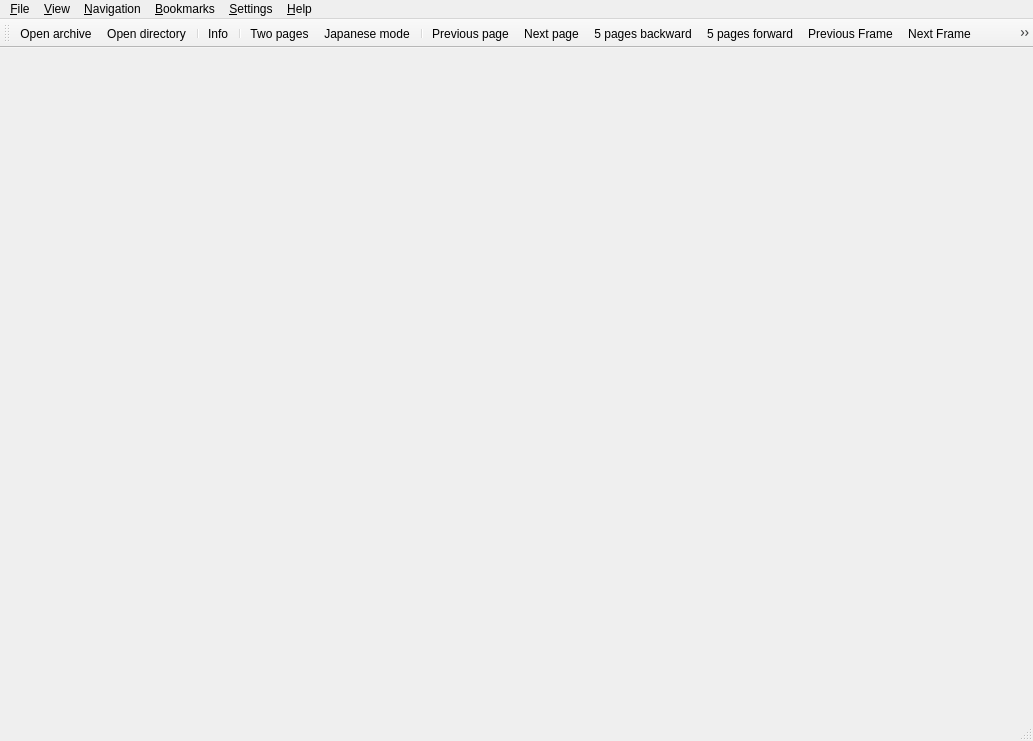
<?xml version="1.0" encoding="UTF-8"?>
<ui version="4.0">
 <class>ComicMainWindow</class>
 <widget class="QMainWindow" name="ComicMainWindow">
  <property name="geometry">
   <rect>
    <x>0</x>
    <y>0</y>
    <width>1033</width>
    <height>741</height>
   </rect>
  </property>
  <property name="minimumSize">
   <size>
    <width>320</width>
    <height>200</height>
   </size>
  </property>
  <property name="acceptDrops">
   <bool>true</bool>
  </property>
  <property name="windowTitle">
   <string>QComicBook</string>
  </property>
  <property name="windowIcon">
   <iconset resource="../data/qcomicbook.qrc">
    <normaloff>:/icons/qcomicbook.png</normaloff>:/icons/qcomicbook.png</iconset>
  </property>
  <widget class="QWidget" name="centralwidget"/>
  <widget class="QMenuBar" name="menubar">
   <property name="geometry">
    <rect>
     <x>0</x>
     <y>0</y>
     <width>1033</width>
     <height>27</height>
    </rect>
   </property>
   <widget class="QMenu" name="menuFile">
    <property name="title">
     <string>&amp;File</string>
    </property>
    <addaction name="actionOpenArchive"/>
    <addaction name="actionOpenDirectory"/>
    <addaction name="actionOpenNext"/>
    <addaction name="actionOpenPrevious"/>
    <addaction name="separator"/>
    <addaction name="actionShowInfo"/>
    <addaction name="separator"/>
    <addaction name="actionPrint"/>
    <addaction name="actionSavePageAs"/>
    <addaction name="separator"/>
    <addaction name="actionClose"/>
    <addaction name="separator"/>
    <addaction name="actionQuit"/>
   </widget>
   <widget class="QMenu" name="menuView">
    <property name="title">
     <string>&amp;View</string>
    </property>
    <widget class="QMenu" name="menuLens">
     <property name="title">
      <string>Lens</string>
     </property>
     <addaction name="actionLens"/>
     <addaction name="separator"/>
     <addaction name="action200"/>
     <addaction name="action300"/>
     <addaction name="action400"/>
     <addaction name="action800"/>
    </widget>
    <addaction name="actionOriginalSize"/>
    <addaction name="actionFitWidth"/>
    <addaction name="actionFitHeight"/>
    <addaction name="actionWholePage"/>
    <addaction name="actionBestFit"/>
    <addaction name="menuLens"/>
    <addaction name="separator"/>
    <addaction name="actionRotateRight"/>
    <addaction name="actionRotateLeft"/>
    <addaction name="actionNoRotation"/>
    <addaction name="actionTogglePreserveRotation"/>
    <addaction name="separator"/>
    <addaction name="actionTwoPages"/>
    <addaction name="actionMangaMode"/>
    <addaction name="actionUpscale"/>
    <addaction name="separator"/>
    <addaction name="actionSimpleView"/>
    <addaction name="actionContinuousView"/>
    <addaction name="actionFrameView"/>
    <addaction name="separator"/>
    <addaction name="actionFullscreen"/>
   </widget>
   <widget class="QMenu" name="menuNavigation">
    <property name="title">
     <string>&amp;Navigation</string>
    </property>
    <addaction name="actionNextPage"/>
    <addaction name="actionPreviousPage"/>
    <addaction name="separator"/>
    <addaction name="actionNextFrame"/>
    <addaction name="actionPreviousFrame"/>
    <addaction name="separator"/>
    <addaction name="actionForwardPage"/>
    <addaction name="actionBackwardPage"/>
    <addaction name="separator"/>
    <addaction name="actionJumpToPage"/>
    <addaction name="actionFirstPage"/>
    <addaction name="actionLastPage"/>
    <addaction name="separator"/>
    <addaction name="actionPageTop"/>
    <addaction name="actionPageBottom"/>
   </widget>
   <widget class="QMenu" name="menuBookmarks">
    <property name="title">
     <string>&amp;Bookmarks</string>
    </property>
    <addaction name="actionSetBookmark"/>
    <addaction name="actionRemoveBookmark"/>
    <addaction name="actionManageBookmarks"/>
    <addaction name="separator"/>
   </widget>
   <widget class="QMenu" name="menuSettings">
    <property name="title">
     <string>&amp;Settings</string>
    </property>
    <addaction name="actionToggleScrollbars"/>
    <addaction name="actionToggleStatusbar"/>
    <addaction name="separator"/>
    <addaction name="actionConfigure"/>
   </widget>
   <widget class="QMenu" name="menuHelp">
    <property name="title">
     <string>&amp;Help</string>
    </property>
    <addaction name="actionShowSystemInfo"/>
    <addaction name="separator"/>
    <addaction name="actionShowAbout"/>
    <addaction name="actionAboutDonating"/>
    <addaction name="actionAboutQt"/>
   </widget>
   <addaction name="menuFile"/>
   <addaction name="menuView"/>
   <addaction name="menuNavigation"/>
   <addaction name="menuBookmarks"/>
   <addaction name="menuSettings"/>
   <addaction name="menuHelp"/>
  </widget>
  <widget class="QStatusBar" name="statusbar"/>
  <widget class="QToolBar" name="toolBar">
   <property name="windowTitle">
    <string>Toolbar</string>
   </property>
   <attribute name="toolBarArea">
    <enum>TopToolBarArea</enum>
   </attribute>
   <attribute name="toolBarBreak">
    <bool>false</bool>
   </attribute>
   <addaction name="actionOpenArchive"/>
   <addaction name="actionOpenDirectory"/>
   <addaction name="separator"/>
   <addaction name="actionShowInfo"/>
   <addaction name="separator"/>
   <addaction name="actionTwoPages"/>
   <addaction name="actionMangaMode"/>
   <addaction name="separator"/>
   <addaction name="actionPreviousPage"/>
   <addaction name="actionNextPage"/>
   <addaction name="actionBackwardPage"/>
   <addaction name="actionForwardPage"/>
   <addaction name="actionPreviousFrame"/>
   <addaction name="actionNextFrame"/>
   <addaction name="actionPageTop"/>
   <addaction name="actionPageBottom"/>
   <addaction name="separator"/>
   <addaction name="actionOriginalSize"/>
   <addaction name="actionFitWidth"/>
   <addaction name="actionFitHeight"/>
   <addaction name="actionWholePage"/>
   <addaction name="actionBestFit"/>
   <addaction name="actionLens"/>
   <addaction name="separator"/>
   <addaction name="actionRotateRight"/>
   <addaction name="actionRotateLeft"/>
  </widget>
  <action name="actionOpenArchive">
   <property name="icon">
    <iconset resource="../data/qcomicbook.qrc">
     <normaloff>:/icons/openarch.png</normaloff>:/icons/openarch.png</iconset>
   </property>
   <property name="text">
    <string>Open archive</string>
   </property>
   <property name="shortcut">
    <string>Ctrl+O</string>
   </property>
  </action>
  <action name="actionOpenDirectory">
   <property name="icon">
    <iconset resource="../data/qcomicbook.qrc">
     <normaloff>:/icons/opendir.png</normaloff>:/icons/opendir.png</iconset>
   </property>
   <property name="text">
    <string>Open directory</string>
   </property>
   <property name="shortcut">
    <string>Ctrl+D</string>
   </property>
  </action>
  <action name="actionOpenNext">
   <property name="text">
    <string>Open next</string>
   </property>
   <property name="shortcut">
    <string>Ctrl+N</string>
   </property>
  </action>
  <action name="actionOpenPrevious">
   <property name="text">
    <string>Open previous</string>
   </property>
   <property name="shortcut">
    <string>Ctrl+P</string>
   </property>
  </action>
  <action name="actionSavePageAs">
   <property name="text">
    <string>Save page as</string>
   </property>
  </action>
  <action name="actionShowInfo">
   <property name="icon">
    <iconset resource="../data/qcomicbook.qrc">
     <normaloff>:/icons/info.png</normaloff>:/icons/info.png</iconset>
   </property>
   <property name="text">
    <string>Info</string>
   </property>
   <property name="shortcut">
    <string>Alt+I</string>
   </property>
  </action>
  <action name="actionClose">
   <property name="text">
    <string>Close</string>
   </property>
  </action>
  <action name="actionQuit">
   <property name="text">
    <string>Quit</string>
   </property>
   <property name="shortcut">
    <string>Ctrl+Q</string>
   </property>
   <property name="menuRole">
    <enum>QAction::QuitRole</enum>
   </property>
  </action>
  <action name="actionOriginalSize">
   <property name="checkable">
    <bool>true</bool>
   </property>
   <property name="icon">
    <iconset resource="../data/qcomicbook.qrc">
     <normaloff>:/icons/orgsize.png</normaloff>:/icons/orgsize.png</iconset>
   </property>
   <property name="text">
    <string>Original size</string>
   </property>
   <property name="shortcut">
    <string>Alt+O</string>
   </property>
  </action>
  <action name="actionFitWidth">
   <property name="checkable">
    <bool>true</bool>
   </property>
   <property name="icon">
    <iconset resource="../data/qcomicbook.qrc">
     <normaloff>:/icons/fitwidth.png</normaloff>:/icons/fitwidth.png</iconset>
   </property>
   <property name="text">
    <string>Fit width</string>
   </property>
   <property name="shortcut">
    <string>Alt+W</string>
   </property>
  </action>
  <action name="actionFitHeight">
   <property name="checkable">
    <bool>true</bool>
   </property>
   <property name="icon">
    <iconset resource="../data/qcomicbook.qrc">
     <normaloff>:/icons/fitheight.png</normaloff>:/icons/fitheight.png</iconset>
   </property>
   <property name="text">
    <string>Fit height</string>
   </property>
   <property name="shortcut">
    <string>Alt+H</string>
   </property>
  </action>
  <action name="actionWholePage">
   <property name="checkable">
    <bool>true</bool>
   </property>
   <property name="icon">
    <iconset resource="../data/qcomicbook.qrc">
     <normaloff>:/icons/wholepage.png</normaloff>:/icons/wholepage.png</iconset>
   </property>
   <property name="text">
    <string>Whole page</string>
   </property>
   <property name="shortcut">
    <string>Alt+A</string>
   </property>
  </action>
  <action name="actionBestFit">
   <property name="checkable">
    <bool>true</bool>
   </property>
   <property name="icon">
    <iconset resource="../data/qcomicbook.qrc">
     <normaloff>:/icons/bestfit.png</normaloff>:/icons/bestfit.png</iconset>
   </property>
   <property name="text">
    <string>Best fit</string>
   </property>
   <property name="shortcut">
    <string>Alt+B</string>
   </property>
  </action>
  <action name="actionRotateRight">
   <property name="icon">
    <iconset resource="../data/qcomicbook.qrc">
     <normaloff>:/icons/rright.png</normaloff>:/icons/rright.png</iconset>
   </property>
   <property name="text">
    <string>Rotate right</string>
   </property>
  </action>
  <action name="actionRotateLeft">
   <property name="icon">
    <iconset resource="../data/qcomicbook.qrc">
     <normaloff>:/icons/rleft.png</normaloff>:/icons/rleft.png</iconset>
   </property>
   <property name="text">
    <string>Rotate left</string>
   </property>
  </action>
  <action name="actionNoRotation">
   <property name="text">
    <string>No rotation</string>
   </property>
  </action>
  <action name="actionTogglePreserveRotation">
   <property name="checkable">
    <bool>true</bool>
   </property>
   <property name="text">
    <string>Preserve rotation</string>
   </property>
  </action>
  <action name="actionTwoPages">
   <property name="checkable">
    <bool>true</bool>
   </property>
   <property name="icon">
    <iconset resource="../data/qcomicbook.qrc">
     <normaloff>:/icons/twopages.png</normaloff>:/icons/twopages.png</iconset>
   </property>
   <property name="text">
    <string>Two pages</string>
   </property>
   <property name="shortcut">
    <string>Ctrl+T</string>
   </property>
  </action>
  <action name="actionMangaMode">
   <property name="checkable">
    <bool>true</bool>
   </property>
   <property name="icon">
    <iconset resource="../data/qcomicbook.qrc">
     <normaloff>:/icons/japanese.png</normaloff>:/icons/japanese.png</iconset>
   </property>
   <property name="text">
    <string>Japanese mode</string>
   </property>
   <property name="shortcut">
    <string>Ctrl+J</string>
   </property>
  </action>
  <action name="actionUpscale">
   <property name="checkable">
    <bool>true</bool>
   </property>
   <property name="text">
    <string>Upscale small images</string>
   </property>
  </action>
  <action name="actionFullscreen">
   <property name="text">
    <string>Fullscreen</string>
   </property>
   <property name="shortcut">
    <string>F11</string>
   </property>
  </action>
  <action name="actionNextPage">
   <property name="icon">
    <iconset resource="../data/qcomicbook.qrc">
     <normaloff>:/icons/nextpage.png</normaloff>:/icons/nextpage.png</iconset>
   </property>
   <property name="text">
    <string>Next page</string>
   </property>
   <property name="shortcut">
    <string>PgDown</string>
   </property>
  </action>
  <action name="actionPreviousPage">
   <property name="icon">
    <iconset resource="../data/qcomicbook.qrc">
     <normaloff>:/icons/prevpage.png</normaloff>:/icons/prevpage.png</iconset>
   </property>
   <property name="text">
    <string>Previous page</string>
   </property>
   <property name="shortcut">
    <string>PgUp</string>
   </property>
  </action>
  <action name="actionForwardPage">
   <property name="icon">
    <iconset resource="../data/qcomicbook.qrc">
     <normaloff>:/icons/fforward.png</normaloff>:/icons/fforward.png</iconset>
   </property>
   <property name="text">
    <string>5 pages forward</string>
   </property>
  </action>
  <action name="actionBackwardPage">
   <property name="icon">
    <iconset resource="../data/qcomicbook.qrc">
     <normaloff>:/icons/fbackward.png</normaloff>:/icons/fbackward.png</iconset>
   </property>
   <property name="text">
    <string>5 pages backward</string>
   </property>
  </action>
  <action name="actionJumpToPage">
   <property name="text">
    <string>Go to page...</string>
   </property>
  </action>
  <action name="actionFirstPage">
   <property name="text">
    <string>First page</string>
   </property>
   <property name="shortcut">
    <string>Ctrl+Home</string>
   </property>
  </action>
  <action name="actionLastPage">
   <property name="text">
    <string>Last page</string>
   </property>
   <property name="shortcut">
    <string>Ctrl+End</string>
   </property>
  </action>
  <action name="actionPageTop">
   <property name="icon">
    <iconset resource="../data/qcomicbook.qrc">
     <normaloff>:/icons/pagetop.png</normaloff>:/icons/pagetop.png</iconset>
   </property>
   <property name="text">
    <string>Page top</string>
   </property>
   <property name="shortcut">
    <string>Home</string>
   </property>
  </action>
  <action name="actionPageBottom">
   <property name="icon">
    <iconset resource="../data/qcomicbook.qrc">
     <normaloff>:/icons/pagebottom.png</normaloff>:/icons/pagebottom.png</iconset>
   </property>
   <property name="text">
    <string>Page bottom</string>
   </property>
   <property name="shortcut">
    <string>End</string>
   </property>
  </action>
  <action name="actionContinuousView">
   <property name="checkable">
    <bool>true</bool>
   </property>
   <property name="text">
    <string>Continuous view</string>
   </property>
  </action>
  <action name="actionSetBookmark">
   <property name="icon">
    <iconset resource="../data/qcomicbook.qrc">
     <normaloff>:/icons/bookmark.png</normaloff>:/icons/bookmark.png</iconset>
   </property>
   <property name="text">
    <string>Add bookmark</string>
   </property>
  </action>
  <action name="actionRemoveBookmark">
   <property name="text">
    <string>Remove bookmark</string>
   </property>
  </action>
  <action name="actionManageBookmarks">
   <property name="text">
    <string>Manage bookmarks</string>
   </property>
  </action>
  <action name="actionToggleScrollbars">
   <property name="checkable">
    <bool>true</bool>
   </property>
   <property name="text">
    <string>Scrollbars</string>
   </property>
  </action>
  <action name="actionToggleStatusbar">
   <property name="checkable">
    <bool>true</bool>
   </property>
   <property name="text">
    <string>Statusbar</string>
   </property>
  </action>
  <action name="actionConfigure">
   <property name="icon">
    <iconset resource="../data/qcomicbook.qrc">
     <normaloff>:/icons/settings.png</normaloff>:/icons/settings.png</iconset>
   </property>
   <property name="text">
    <string>Configure QComicBook</string>
   </property>
   <property name="menuRole">
    <enum>QAction::PreferencesRole</enum>
   </property>
  </action>
  <action name="actionShowSystemInfo">
   <property name="text">
    <string>System information</string>
   </property>
  </action>
  <action name="actionShowAbout">
   <property name="text">
    <string>About</string>
   </property>
   <property name="menuRole">
    <enum>QAction::AboutRole</enum>
   </property>
  </action>
  <action name="actionScrollRight">
   <property name="text">
    <string>Scroll right</string>
   </property>
   <property name="shortcut">
    <string>Right</string>
   </property>
  </action>
  <action name="actionScrollLeft">
   <property name="text">
    <string>Scroll left</string>
   </property>
   <property name="shortcut">
    <string>Left</string>
   </property>
  </action>
  <action name="actionJumpDown">
   <property name="text">
    <string>Jump down</string>
   </property>
   <property name="shortcut">
    <string>Space</string>
   </property>
  </action>
  <action name="actionJumpUp">
   <property name="text">
    <string>Jump up</string>
   </property>
   <property name="shortcut">
    <string>Backspace</string>
   </property>
  </action>
  <action name="actionScrollRightFast">
   <property name="text">
    <string>Scroll right fast</string>
   </property>
   <property name="shortcut">
    <string>Shift+Right</string>
   </property>
  </action>
  <action name="actionScrollLeftFast">
   <property name="text">
    <string>Scroll left fast</string>
   </property>
   <property name="shortcut">
    <string>Shift+Left</string>
   </property>
  </action>
  <action name="actionScrollUpFast">
   <property name="text">
    <string>Scroll up fast</string>
   </property>
   <property name="shortcut">
    <string>Shift+Up</string>
   </property>
  </action>
  <action name="actionScrollDownFast">
   <property name="text">
    <string>Scroll down fast</string>
   </property>
   <property name="shortcut">
    <string>Shift+Down</string>
   </property>
  </action>
  <action name="actionScrollUp">
   <property name="text">
    <string>Scroll up</string>
   </property>
   <property name="shortcut">
    <string>Up</string>
   </property>
  </action>
  <action name="actionScrollDown">
   <property name="text">
    <string>Scroll down</string>
   </property>
   <property name="shortcut">
    <string>Down</string>
   </property>
  </action>
  <action name="actionLens">
   <property name="checkable">
    <bool>true</bool>
   </property>
   <property name="icon">
    <iconset resource="../data/qcomicbook.qrc">
     <normaloff>:/icons/lens.png</normaloff>:/icons/lens.png</iconset>
   </property>
   <property name="text">
    <string>Lens</string>
   </property>
   <property name="shortcut">
    <string>L</string>
   </property>
  </action>
  <action name="actionPrint">
   <property name="text">
    <string>Print</string>
   </property>
  </action>
  <action name="actionFrameView">
   <property name="checkable">
    <bool>true</bool>
   </property>
   <property name="text">
    <string>Frame view</string>
   </property>
  </action>
  <action name="actionSimpleView">
   <property name="checkable">
    <bool>true</bool>
   </property>
   <property name="text">
    <string>Simple view</string>
   </property>
  </action>
  <action name="actionNextFrame">
   <property name="icon">
    <iconset resource="../data/qcomicbook.qrc">
     <normaloff>:/icons/nextframe.png</normaloff>:/icons/nextframe.png</iconset>
   </property>
   <property name="text">
    <string>Next Frame</string>
   </property>
  </action>
  <action name="actionPreviousFrame">
   <property name="icon">
    <iconset resource="../data/qcomicbook.qrc">
     <normaloff>:/icons/prevframe.png</normaloff>:/icons/prevframe.png</iconset>
   </property>
   <property name="text">
    <string>Previous Frame</string>
   </property>
  </action>
  <action name="actionAboutQt">
   <property name="text">
    <string>About Qt</string>
   </property>
  </action>
  <action name="actionAboutDonating">
   <property name="text">
    <string>About donating</string>
   </property>
  </action>
  <action name="action200">
   <property name="checkable">
    <bool>true</bool>
   </property>
   <property name="text">
    <string>200 %</string>
   </property>
   <property name="toolTip">
    <string>200 %</string>
   </property>
  </action>
  <action name="action400">
   <property name="checkable">
    <bool>true</bool>
   </property>
   <property name="text">
    <string>400 %</string>
   </property>
   <property name="toolTip">
    <string>400 %</string>
   </property>
  </action>
  <action name="action800">
   <property name="checkable">
    <bool>true</bool>
   </property>
   <property name="text">
    <string>800 %</string>
   </property>
   <property name="toolTip">
    <string>800 %</string>
   </property>
  </action>
  <action name="action300">
   <property name="checkable">
    <bool>true</bool>
   </property>
   <property name="text">
    <string>300 %</string>
   </property>
  </action>
 </widget>
 <resources>
  <include location="../data/qcomicbook.qrc"/>
 </resources>
 <connections/>
</ui>
